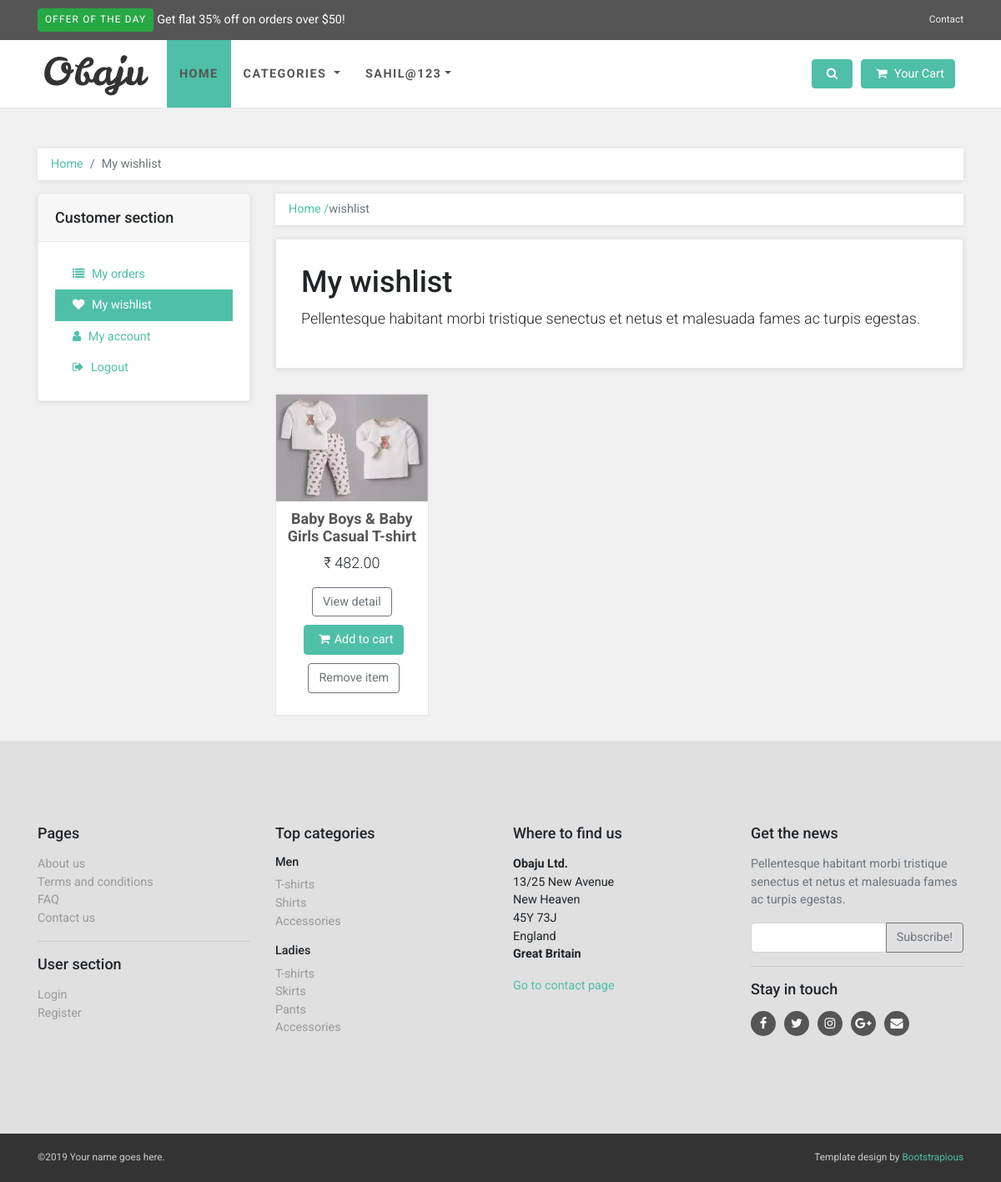
/wishlist/akash122 (signed in), run on an earlier commit of the app's database.
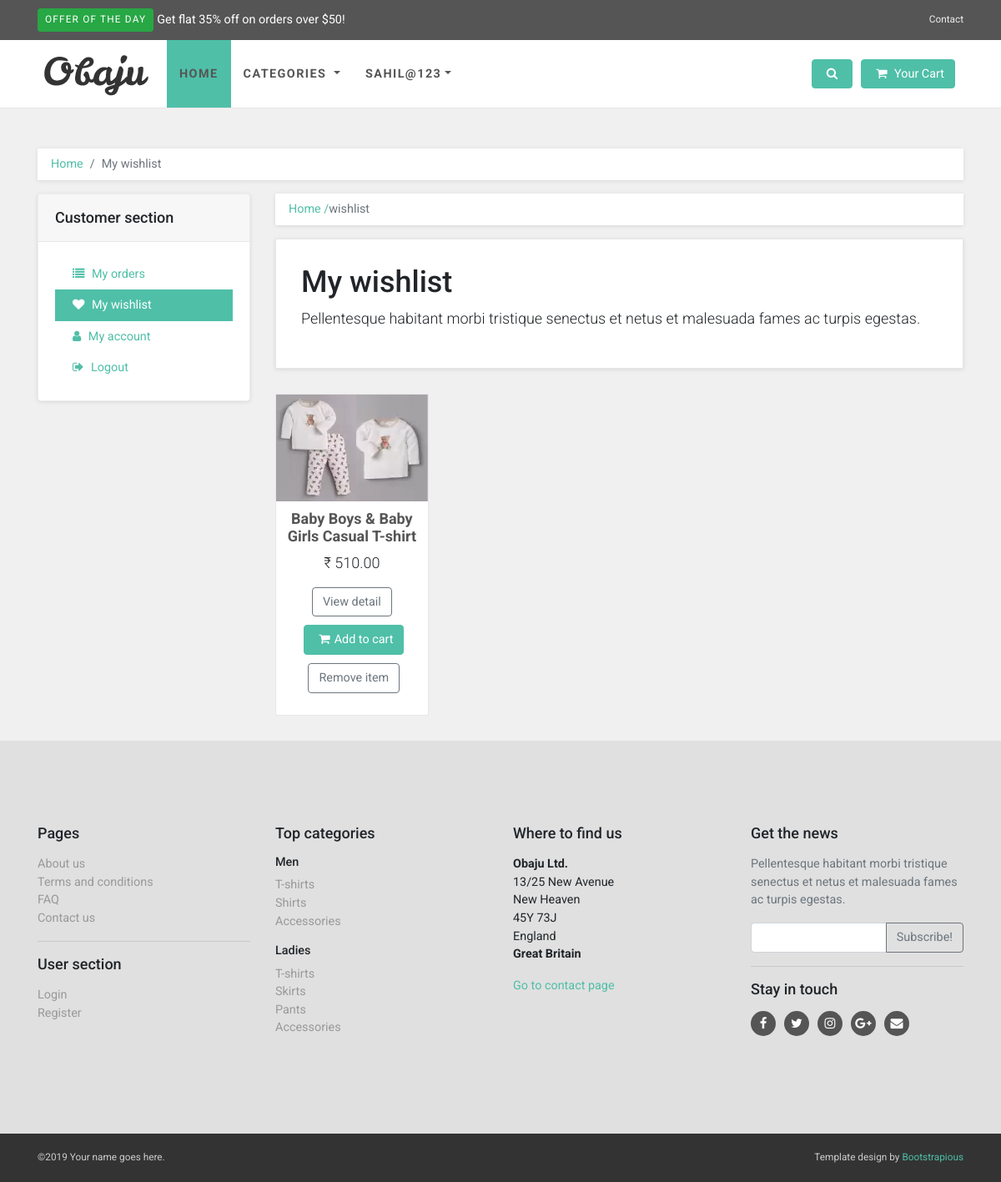
And on a later commit of the database.
### product/models.py (models this page shows, shortened)
class Wishlist(models.Model):
    product = models.ForeignKey(Product, on_delete=models.CASCADE)
    user = models.ForeignKey(User, on_delete=models.CASCADE)
    date = models.DateTimeField(auto_now_add=True)

class Product(models.Model):
    product_name = models.CharField(max_length=100)
    product_desc = models.TextField()
    category = models.ForeignKey(product_category, on_delete=models.SET_NULL, null=True)
    brand = models.ForeignKey(Brand, on_delete=models.SET_NULL, null=True)
    color = models.ForeignKey(Color, on_delete=models.SET_NULL, null=True, blank=True)
    mdl = models.ForeignKey(Mdl, on_delete=models.CASCADE, null=True, blank=True)
    price = models.DecimalField(max_digits=10, decimal_places=2)
    user = models.ForeignKey(User, on_delete=models.CASCADE)
    stock_quantity = models.PositiveIntegerField()
    image1 = models.ImageField(upload_to = 'static/')
    image2 = models.ImageField(upload_to = 'static/')
    image3 = models.ImageField(upload_to = 'static/')
    image4 = models.ImageField(upload_to = 'static/', blank=True)
    image5 = models.ImageField(upload_to = 'static/', blank=True)

### product/views.py (the view)
# urls.py: path('wishlist/<str:id>', views.wishlist),
@login_required(login_url='/register')
def wishlist(request,id):
    data = Wishlist.objects.filter(user=User.objects.get(username=id))
    context = {
        'data':data
    }
    return render(request, 'product_template/customer-wishlist.html', context)

### account/models.py (called while the page is built)
    def __str__(self) -> str:
        return self.username

### templates/product_template/customer-wishlist.html (shortened to what this page needs)
{% extends '../base.html' %}
{% load static %}
{% block content %}
<div id="all">
  <div id="content">
    <div class="container">
      <div class="row">
        <div class="col-lg-12">
          <nav aria-label="breadcrumb">
            <ol class="breadcrumb">
              <li class="breadcrumb-item"><a href="#">Home</a></li>
              <li aria-current="page" class="breadcrumb-item active">My wishlist</li>
            </ol>
          </nav>
        </div>
        <div class="col-lg-3">
          <div class="card sidebar-menu">
            <div class="card-header">
              <h3 class="h4 card-title">Customer section</h3>
            </div>
            <div class="card-body">
              <ul class="nav nav-pills flex-column"><a href="/orders/{{user}}" class="nav-link"><i
                class="fa fa-list"></i> My orders</a><a href="/wishlist/{{user}}" class="nav-link active"><i
                class="fa fa-heart"></i> My wishlist</a><a href="/account/{{user}}" class="nav-link"><i
                class="fa fa-user"></i> My account</a><a href="/logout/{{user}}" class="nav-link"><i
                class="fa fa-sign-out"></i> Logout</a></ul>
            </div>
          </div>
        </div>
        <div id="wishlist" class="col-lg-9">
          <ul class="breadcrumb">
            <li><a href="#">Home / </a></li>
            <li aria-current="page" class="breadcrumb-item active">wishlist</li>
          </ul>
          <div class="box">
            <h1>My wishlist</h1>
            <p class="lead">Pellentesque habitant morbi tristique senectus et netus et malesuada fames ac turpis
              egestas.</p>
          </div>
          <div class="row products">
            {% for item in data %}
            <div class="col-lg-3 col-md-4">
              <div class="product">
                <div class="flip-container">
                  <div class="flipper">
                    <div class="front"><a href="/product/{{item.product.id}}"><img src="../{{item.product.image1}}" alt="" class="img-fluid"></a>
                    </div>
                    <div class="back"><a href="/product/{{item.product.id}}"><img src="../{{item.product.image2}}" alt="" class="img-fluid"></a>
                    </div>
                  </div>
                </div><a href="/product/{{item.product.id}}" class="invisible"><img src="../{{item.product.image1}}" alt="" class="img-fluid"></a>
                <div class="text">
                  <h3><a href="/product/{{item.product.id}}">{{item.product.product_name}}</a></h3>
                  <p class="price">
                    <del></del> &#x20B9; {{item.product.price}}
                  </p>
                  <p class="buttons"><a href="/product/{{item.product.id}}" class="btn btn-outline-secondary">View detail</a><a
                        href="/cart/add/{{item.product.id}}/{{user}}" class="btn btn-primary"><i class="fa fa-shopping-cart"></i>Add to cart</a><a href="/removeWishlist/{{user}}/{{item.id}}" class="btn btn-outline-secondary">Remove item</a></p>
                </div>
              </div>
              {% endfor %}
            </div>
          </div>
        </div>
      </div>
    </div>
  </div>
  {% endblock %}

What changed in the data, as far as the page shows it:
changed through a linked row, Wishlist "Baby Boys & Baby Girls Casual T-shirt…": product.price "482.00" → "510.00"
